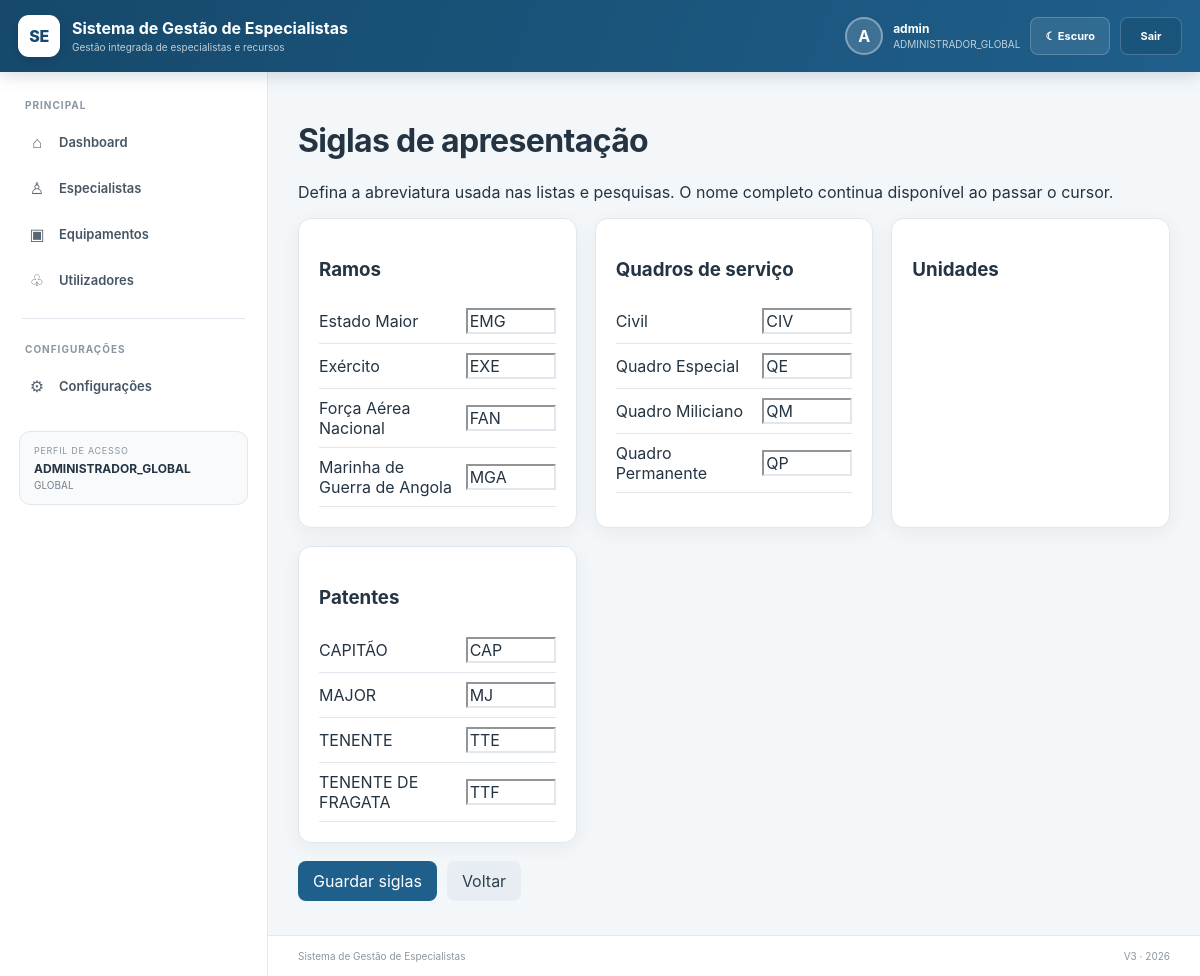
The app's page /modulos/configuracoes/siglas.php (signed in) with its own data.
### tables this page shows
CREATE TABLE `ramo` (
  `id_ramo` int(11) NOT NULL,
  `nome` varchar(150) NOT NULL,
  `sigla` varchar(30) NOT NULL,
  `descricao` text DEFAULT NULL,
  `logo` varchar(500) DEFAULT NULL,
  `imagem_fundo` varchar(500) DEFAULT NULL,
  `cor_principal` varchar(20) DEFAULT NULL,
  `ordem` int(11) NOT NULL DEFAULT 99,
  `cor_secundaria` varchar(20) DEFAULT NULL,
  `estado` enum('ATIVO','INATIVO') NOT NULL DEFAULT 'ATIVO',
  `data_criacao` datetime NOT NULL DEFAULT current_timestamp()
);

CREATE TABLE `quadros_servico` (
  `id_quadro` int(11) NOT NULL,
  `nome` varchar(150) NOT NULL,
  `sigla` varchar(30) DEFAULT NULL,
  `descricao` text DEFAULT NULL,
  `estado` enum('ATIVO','INATIVO') NOT NULL DEFAULT 'ATIVO',
  `data_criacao` datetime NOT NULL DEFAULT current_timestamp()
);

CREATE TABLE `patentes` (
  `id_patente` int(11) NOT NULL,
  `id_ramo` int(11) NOT NULL,
  `nome` varchar(150) NOT NULL,
  `sigla` varchar(50) DEFAULT NULL,
  `ordem` int(11) NOT NULL DEFAULT 0,
  `descricao` text DEFAULT NULL,
  `estado` enum('ATIVO','INATIVO') NOT NULL DEFAULT 'ATIVO',
  `data_criacao` datetime NOT NULL DEFAULT current_timestamp()
);

### App/config.php (called while the page is built, shortened)
<?php
function app_base_url(): string {
    $script = str_replace('\\','/', $_SERVER['SCRIPT_NAME'] ?? '');
    $pos = strpos($script, '/modulos/');
    if ($pos !== false) return substr($script, 0, $pos);
    $public = dirname($script);
    return $public === '/' || $public === '\\' || $public === '.' ? '' : rtrim($public, '/');
}
function app_url(string $path=''): string {
    $base = app_base_url();
    return $base . '/' . ltrim($path, '/');
}

### public/modulos/configuracoes/siglas.php (the view, shortened to what this page needs)
<?php
$pdo=db();$msg='';
$ramo=$pdo->query('SELECT id_ramo,nome,sigla FROM ramo ORDER BY nome')->fetchAll(PDO::FETCH_ASSOC);$quadro=$pdo->query('SELECT id_quadro,nome,sigla FROM quadros_servico ORDER BY nome')->fetchAll(PDO::FETCH_ASSOC);$unidade=$pdo->query('SELECT id_unidade,nome,sigla FROM unidades ORDER BY nome')->fetchAll(PDO::FETCH_ASSOC);$patente=$pdo->query('SELECT id_patente,nome,sigla FROM patentes ORDER BY nome')->fetchAll(PDO::FETCH_ASSOC);
$page_title='Siglas';require __DIR__.'/../../layout/header.php';
?>
<div class="module-page"><div class="page-header"><div><h1>Siglas de apresentação</h1><p>Defina a abreviatura usada nas listas e pesquisas. O nome completo continua disponível ao passar o cursor.</p></div></div><?php if($msg):?><div class="alert-sucesso"><?=htmlspecialchars($msg)?></div><?php endif;?><form method="post"><div class="config-grid">
<?php $grupos=[['Ramos','ramo',$ramo,'id_ramo'],['Quadros de serviço','quadro',$quadro,'id_quadro'],['Unidades','unidade',$unidade,'id_unidade'],['Patentes','patente',$patente,'id_patente']]; foreach($grupos as $grupo):?><section class="panel"><h3><?=htmlspecialchars($grupo[0])?></h3><?php foreach($grupo[2] as $item):?><label style="display:grid;grid-template-columns:1fr 90px;gap:10px;align-items:center;padding:9px 0;border-bottom:1px solid var(--borda)"><span title="<?=htmlspecialchars($item['nome'])?>"><?=htmlspecialchars($item['nome'])?></span><input name="<?=$grupo[1]?>[<?=$item[$grupo[3]]?>]" value="<?=htmlspecialchars($item['sigla']??'')?>" placeholder="Sigla"></label><?php endforeach;?></section><?php endforeach;?></div><div class="actions" style="margin-top:18px"><button class="btn btn-primary">Guardar siglas</button><a class="btn btn-secondary" href="configuracoes.php">Voltar</a></div></form></div>
<?php require __DIR__.'/../../layout/footer.php'; ?>

### public/layout/header.php (shortened to what this page needs)
<?php
$usuario = $_SESSION['user'] ?? [];
$nomeUtilizador = $usuario['nome'] ?? 'Utilizador';
$perfilUtilizador = $usuario['perfil'] ?? '';
$inicialUtilizador = strtoupper(substr(trim($nomeUtilizador), 0, 1));
$fotoUtilizador = $usuario['foto'] ?? null;
?>
<!doctype html>
<html lang="pt">
<head>
<link rel="stylesheet" href="<?= htmlspecialchars(app_url('assets/css/app.css')) ?>">
</head>
<body>
<div class="app-frame">
<header class="sistema-topbar">
  <div class="sistema-marca">
    <div class="sistema-logo">SE</div>
    <div class="sistema-titulo-wrap">
      <strong>Sistema de Gestão de Especialistas</strong>
      <small>Gestão integrada de especialistas e recursos</small>
    </div>
  </div>
  <div class="sistema-utilizador">
    <a class="perfil-utilizador perfil-utilizador-link" href="<?= htmlspecialchars(app_url('modulos/utilizador_editar.php?id=' . (int)($usuario['id'] ?? 0))) ?>" title="Editar o meu perfil">
      <?php if ($fotoUtilizador): ?>
        <img class="foto-utilizador" src="<?= htmlspecialchars(app_file_url($fotoUtilizador)) ?>" alt="Fotografia do utilizador">
      <?php else: ?>
        <span class="foto-inicial"><?= htmlspecialchars($inicialUtilizador) ?></span>
      <?php endif; ?>
    </a>
    <div class="dados-utilizador">
      <strong><?= htmlspecialchars($nomeUtilizador) ?></strong>
      <?php if ($perfilUtilizador): ?><small><?= htmlspecialchars($perfilUtilizador) ?></small><?php endif; ?>
    </div>
    <button type="button" class="btn-tema" id="btnTema" title="Alterar modo de apresentação">☾ Escuro</button>
    <a class="btn-sair" href="<?= htmlspecialchars(app_url('logout.php')) ?>">Sair</a>
  </div>
</header>
<?php require __DIR__ . '/sidebar.php'; ?>
<div class="app-shell">
<main class="app-content">

### public/layout/sidebar.php
<?php
$u = $_SESSION['user'] ?? [];
$nivel = $u['nivel'] ?? '';
$scriptAtual = str_replace('\\','/', $_SERVER['SCRIPT_NAME'] ?? '');
$moduloAtual = basename($scriptAtual);
?>
<aside class="sistema-sidebar" aria-label="Menu principal">
  <div class="sidebar-section-title">Principal</div>
  <nav class="sidebar-nav">
    <a class="sidebar-link <?= $moduloAtual === 'dashboard.php' ? 'ativo' : '' ?>" href="<?= htmlspecialchars(app_url('modulos/dashboard.php')) ?>">
      <span class="sidebar-icon">⌂</span><span>Dashboard</span>
    </a>
    <a class="sidebar-link <?= $moduloAtual === 'especialistas.php' ? 'ativo' : '' ?>" href="<?= htmlspecialchars(app_url('modulos/especialista/especialistas.php')) ?>">
      <span class="sidebar-icon">♙</span><span>Especialistas</span>
    </a>
    <a class="sidebar-link <?= $moduloAtual === 'equipamentos.php' ? 'ativo' : '' ?>" href="<?= htmlspecialchars(app_url('modulos/equipamentos.php')) ?>">
      <span class="sidebar-icon">▣</span><span>Equipamentos</span>
    </a>
    <a class="sidebar-link <?= $moduloAtual === 'utilizadores.php' ? 'ativo' : '' ?>" href="<?= htmlspecialchars(app_url('modulos/utilizadores.php')) ?>">
      <span class="sidebar-icon">♧</span><span>Utilizadores</span>
    </a>
  </nav>
  <div class="sidebar-separator"></div>
  <div class="sidebar-section-title">Configurações</div>
  <nav class="sidebar-nav sidebar-config">
    <a class="sidebar-link <?= $moduloAtual === 'configuracoes.php' ? 'ativo' : '' ?>" href="<?= htmlspecialchars(app_url('modulos/configuracoes/configuracoes.php')) ?>"><span class="sidebar-icon">⚙</span><span>Configurações</span></a>
  </nav>
  <div class="sidebar-info">
    <span class="sidebar-info-label">Perfil de acesso</span>
    <strong><?= htmlspecialchars($u['perfil'] ?? 'Utilizador') ?></strong>
    <small><?= htmlspecialchars($nivel ?: '—') ?></small>
  </div>
</aside>

### public/layout/footer.php (shortened to what this page needs)
</main>
<footer class="app-footer">
  <span>Sistema de Gestão de Especialistas</span>
  <span>V3 · <?= date('Y') ?></span>
</footer>
</div>
</div>
</body>
</html>

### records on screen
ramo: nome "Estado Maior", sigla "EMG"
ramo: nome "Exército", sigla "EXE"
ramo: nome "Força Aérea Nacional", sigla "FAN"
ramo: nome "Marinha de Guerra de Angola", sigla "MGA"
quadros_servico: nome "Civil", sigla "CIV"
quadros_servico: nome "Quadro Especial", sigla "QE"
quadros_servico: nome "Quadro Miliciano", sigla "QM"
quadros_servico: nome "Quadro Permanente", sigla "QP"
patentes: nome "CAPITÃO", sigla "CAP"
patentes: nome "MAJOR", sigla "MJ"
patentes: nome "TENENTE", sigla "TTE"
patentes: nome "TENENTE DE FRAGATA", sigla "TTF"

### other values on screen
$inicialUtilizador "A"
$nomeUtilizador "admin"
$perfilUtilizador "ADMINISTRADOR_GLOBAL"
$u['perfil'] "ADMINISTRADOR_GLOBAL"
$nivel ?: '—' "GLOBAL"
$grupo[0] "Ramos"
$grupo[0] "Quadros de serviço"
$grupo[0] "Unidades"
$grupo[0] "Patentes"
